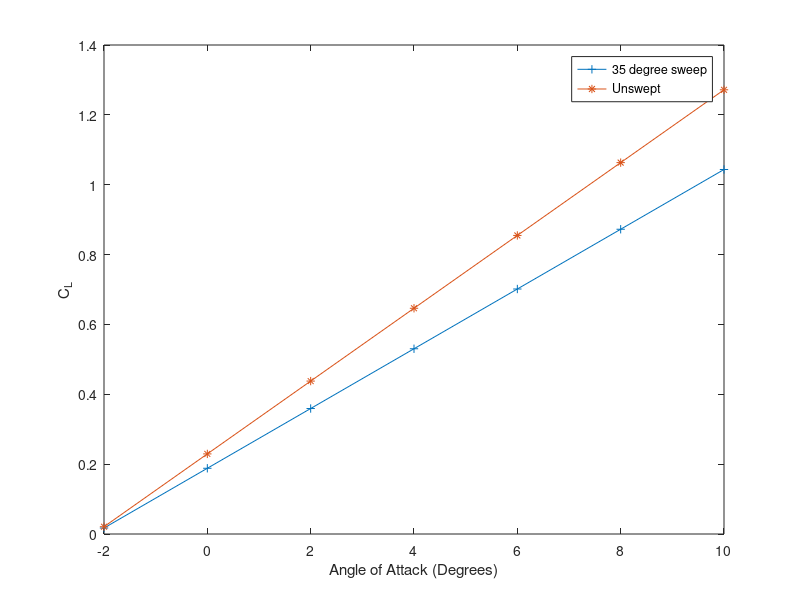

Reproduce this figure in MATLAB.
clear all
close all 
clc

alpha=-2:2:10;
AR=5;
e1=0.92;
M=0.7;
a0=0.105;
lam=0.6109 %radians

asweep=(a0*cos(lam))/(sqrt(1+((a0*cos(lam))/(pi*AR))^2) + (a0*cos(lam))/(pi*AR));
a=a0/(1+(a0/(pi*e1*AR)));
cla=(alpha+2.2).*a;
clsweep=(alpha+2.2).*asweep;

plot(alpha, clsweep,'-+')
xlabel('Angle of Attack (Degrees)')
ylabel('C_L')
hold on
plot(alpha, cla,'-*');
legend('35 degree sweep','Unswept')
hold off

